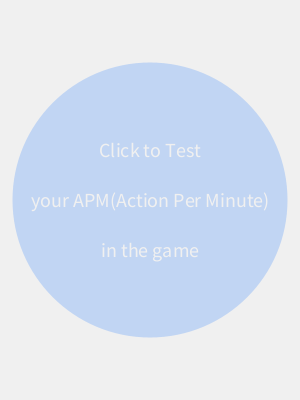
Frame 1 (no input)
Frame 60 (the mouse pressed at the canvas centre just before this capture): identical to frame 1, image omitted
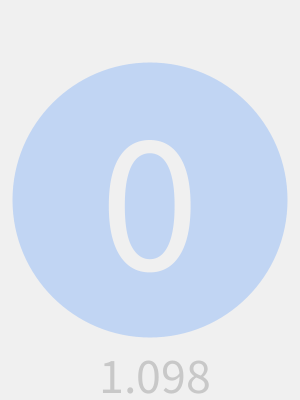
Frame 120 (the mouse held since frame 60 and released just before this capture)

The Processing sketch that drew these frames (run headless with seeded random() and noise(); from frame 60 on, the mouse is pressed at the canvas centre):

// Processing sketch: APM_TEST
// ── APM_TEST.pde
/*
function : Test player's APM in the game.
author : Zheng Liu
*/

void setup() {
  size(300, 400);
}

int gameState = 0;
int score = 0;
float counter;
float cps;

void draw() {
  background(240);
  noStroke();
  int c = 50+(score*2);
  fill(0, 100, 255, c);
  ellipse(150, 200, 275, 275);
  if (gameState == 0) {
    textAlign(CENTER, CENTER);
    fill(240);
    textSize(20);
    text("Click to Test", 150, 150);
    text("your APM(Action Per Minute)", 150, 200);
    text("in the game", 150, 250);
    if (mousePressed) {
      gameState = 1;
      counter = 0;
      score = 0;
    }
  }
  if (gameState == 1) {
    counter=counter+0.0183;
    textAlign(CENTER, CENTER);
    fill(240);
    textSize(200);
    text(score, 150, 200);
    textSize(50);
    fill(200);
    text(counter, 150, 375);
    textSize(25);
    if (counter > 60) {
      gameState = 2;
    }
  }
  if (gameState == 2) {
    textAlign(CENTER, CENTER);
    fill(240);
    textSize(200);
    text(score, 150, 200);
    textSize(25);
    fill(200);
    text("Clicks Per Second (APM):", 150, 355);
    textSize(25);
    cps = score/10;
    text(cps, 150, 385);
  }
}

void mousePressed() {
  if (gameState == 1) {
    score++;
  }
}
void keyPressed(){
  if(gameState == 1){
    score++;
  }
}
